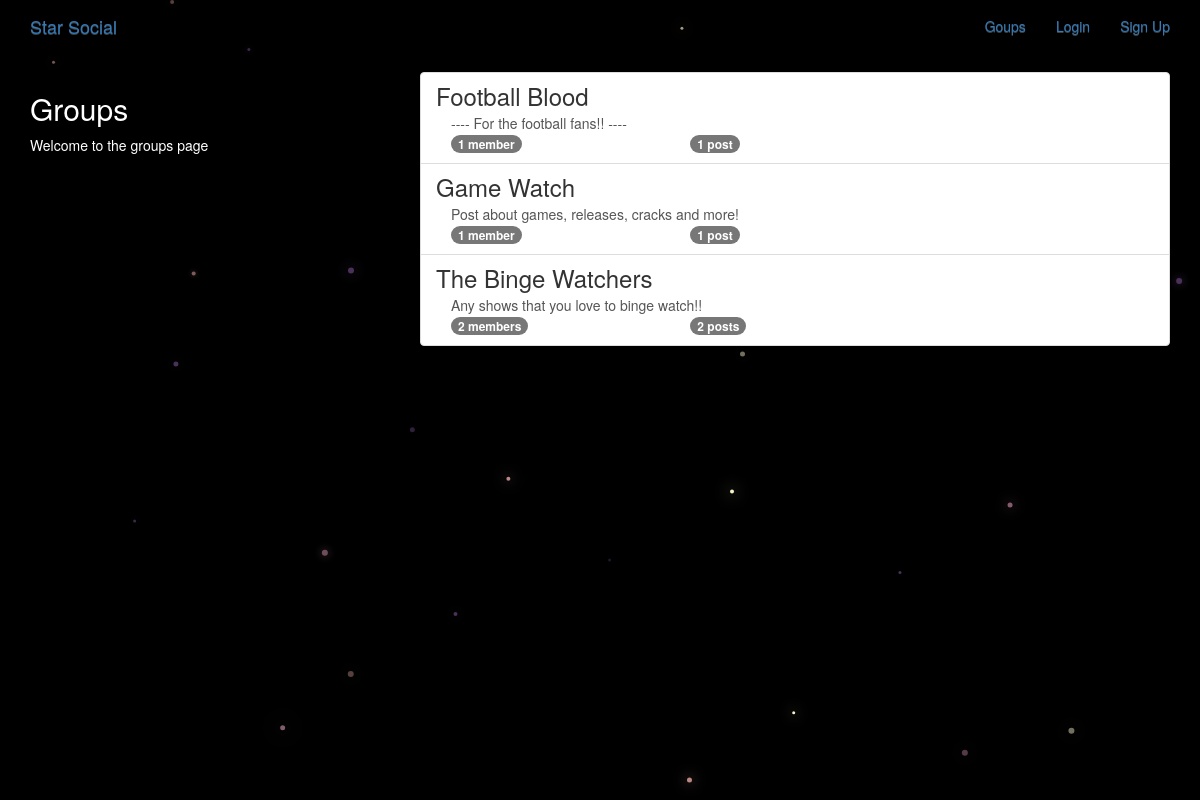
The app's page /groups/ with its own data.
### groups/models.py (models this page shows, shortened)
class Group(models.Model):
    name = models.CharField(max_length = 256, unique = True)
    slug = models.SlugField(allow_unicode = True, unique = True)
    description = models.TextField(blank = True, default = '')
    description_html = models.TextField(editable = False, default = '', blank = True)
    members = models.ManyToManyField(User, through = 'GroupMember')
    class Meta:
        ordering = ['name']

### groups/views.py (the view)
# urls.py: path('', views.ListGroup.as_view(), name = 'all'),
class ListGroup(generic.ListView):
    model = Group

### groups/templates/groups/group_list.html (shortened to what this page needs)
{% extends "groups/group_base.html" %}
{% block pregroup %}
    <div class="col-md-4">
        <div class="content">
            <h2>Groups</h2>
            <p>Welcome to the groups page</p>
        </div>
    </div>
{% endblock %}
{% block group_content %}
    <div class="col-md-8">
        <div class="list-group">
            {% for group in object_list %}
                <a href="{% url 'groups:single' slug=group.slug %}" class="list-group-item">
                    <h3 class="title list-group-item-heading">{{ group.name }}</h3>
                    <div class="list-group-item-text container-fluid">
                        {{ group.description | safe }}
                        <div class="row">
                            <div class="col-md-4">
                                <span class="badge">
                                    {{ group.members.count }}
                                    member{{ group.members.count | pluralize }}
                                </span>
                            </div>
                            <div class="col-md-4">
                                <span class="badge">
                                    {{ group.posts.count }}
                                    post{{ group.posts.count | pluralize }}
                                </span>
                            </div>
                        </div>
                    </div>
                </a>
            {% endfor %}
        </div>
    </div>
{% endblock %}

### groups/templates/groups/group_base.html (shortened to what this page needs)
{% extends 'base.html' %}
{% block content %}
    <div class="container">
        <div class="row">
            {% block pregroup %}{% endblock %}
            {% block group_content %}{% endblock %}
        </div>
    </div>
{% endblock %}

### templates/base.html (shortened to what this page needs)
<!DOCTYPE html>
{% load staticfiles %}
<html lang="en">
<head>
    <link rel="stylesheet" href="https://maxcdn.bootstrapcdn.com/bootstrap/3.3.7/css/bootstrap.min.css">
    <link rel="stylesheet" href="https://maxcdn.bootstrapcdn.com/bootstrap/3.3.7/css/bootstrap-theme.min.css">
    <link rel="stylesheet" href="{% static 'simple_social/css/master.css' %}">
</head>
<body>
    <nav class="navbar mynav" role="navigation" id="navbar">
        <div class="container">
            <a class="navbar-brand mynav" href="{% url 'home' %}">Star Social</a>
            <ul class="nav navbar-nav navbar-right">
                {% if user.is_authenticated %}
                    <li><a href="{% url 'posts:create' %}">Post</a></li>
                    <li><a href="{% url 'groups:all' %}">Groups</a></li>
                    <li><a href="{% url 'groups:create' %}">Create Group</a></li>
                    <li><a href="{% url 'accounts:logout' %}">Logout</a></li>
                {% else %}
                    <li><a href="{% url 'groups:all' %}">Goups</a></li>
                    <li><a href="{% url 'accounts:login' %}">Login</a></li>
                    <li><a href="{% url 'accounts:signup' %}">Sign Up</a></li>
                {% endif %}
            </ul>
        </div>
    </nav>
    <div class="conatiner mycontent">
        {% block content %}
        {% endblock %}
    </div>
    <canvas id="canvas"></canvas>
</body>
</html>

### static/simple_social/css/master.css (style rules this page uses)
body { margin: 0; overflow: hidden; background-color: black; color:white; }
canvas { position: fixed; top: 0; left: 0; z-index: -1; }

### records on screen
Group: name "Football Blood", description "---- For the football fans!! ----", members.count "1", posts.count "1"
Group: name "Game Watch", description "Post about games, releases, cracks and more!", members.count "1", posts.count "1"
Group: name "The Binge Watchers", description "Any shows that you love to binge watch!!", members.count "2", members.count|pluralize "s", posts.count "2", posts.count|pluralize "s"
